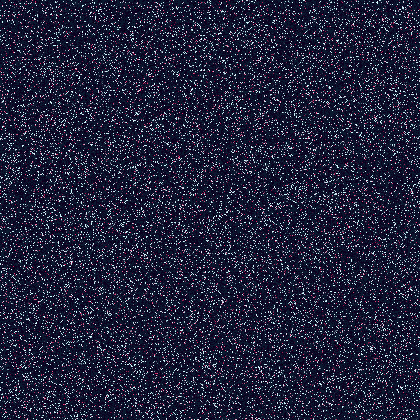
#> input picture assets/your-photo-animated.gif, 420 x 420 px
$ python make_portrait_gif.py ../assets/your-photo-animated.gif
#> lines starting #> are read from the running program, lines starting #| are printed output that depends on the picture
import argparse
import random
from pathlib import Path

from PIL import Image, ImageDraw, ImageOps


SIZE = 420
PIXEL_SIZE = 1
FRAME_COUNT = 18
FRAME_DURATION_MS = 75
HOLD_DURATION_MS = 1500
BACKGROUND = (10, 25, 47)


def build_frames(source: Path) -> list[Image.Image]:
    with Image.open(source) as image:
#> image is the input picture: PIL image 420x420 P; mean R, G, B 32.1, 33, 58.4
        image = ImageOps.fit(
            image.convert("RGB"),
            (SIZE, SIZE),
            method=Image.Resampling.LANCZOS,
            centering=(0.5, 0.4),
        )
    palette_source = Image.new("RGB", (SIZE * 2, SIZE), BACKGROUND)
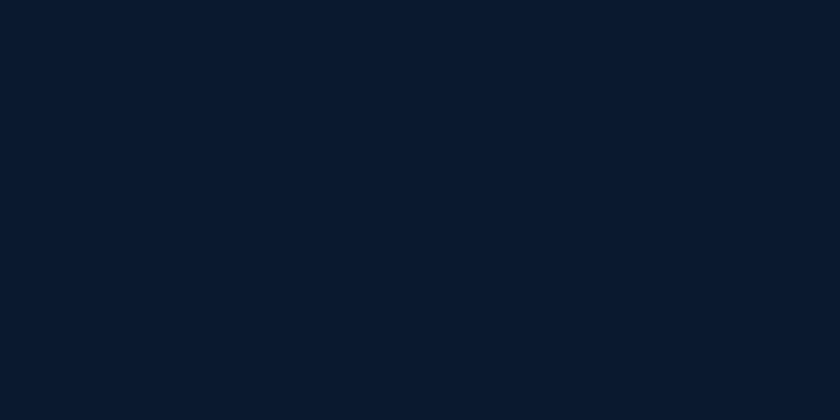
#> palette_source: PIL image 840x420 RGB; mean R, G, B 10, 25, 47
    palette_source.paste(image, (SIZE, 0))
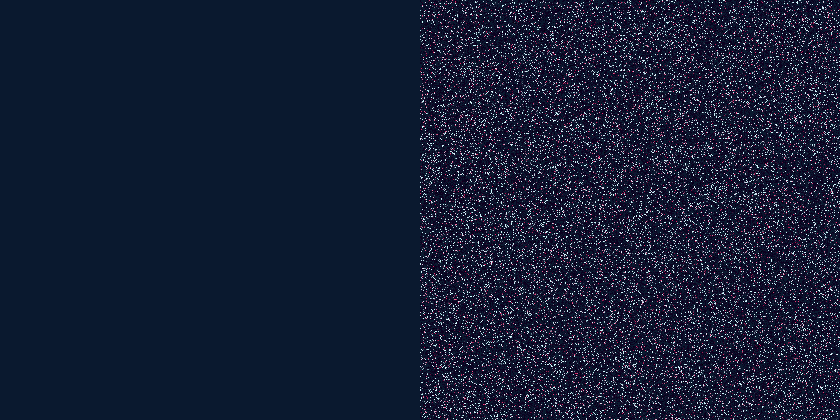
#> palette_source: PIL image 840x420 RGB; mean R, G, B 21, 29, 52.7
    palette = palette_source.quantize(colors=256, method=Image.Quantize.MEDIANCUT)
    rng = random.Random(29)
    pixels = []
    for y in range(0, SIZE, PIXEL_SIZE):
        for x in range(0, SIZE, PIXEL_SIZE):
            pixels.append(
                (
                    x,
                    y,
                    rng.uniform(-SIZE * 0.15, SIZE * 1.15),
                    rng.uniform(-SIZE * 0.15, SIZE * 1.15),
                    image.getpixel((x, y)),
                )
            )
#> after the loop, pixels = 176400 items

    frames = []
    for frame_index in range(FRAME_COUNT):
        progress = (frame_index + 1) / FRAME_COUNT
        eased_progress = 1 - (1 - progress) ** 3
        frame = Image.new("RGB", (SIZE, SIZE), BACKGROUND)
        draw = ImageDraw.Draw(frame)
        for x, y, start_x, start_y, color in pixels:
            pixel_x = round(start_x + (x - start_x) * eased_progress)
            pixel_y = round(start_y + (y - start_y) * eased_progress)
            draw.rectangle(
                (pixel_x, pixel_y, pixel_x + PIXEL_SIZE - 1, pixel_y + PIXEL_SIZE - 1),
                fill=color,
            )

        frames.append(frame.quantize(palette=palette, dither=Image.Dither.NONE))
#> this loop made 18 passes
#> pass 1, in build_frames, `frame = Image.new("RGB", (SIZE, SIZE), BACKGROUND)`:
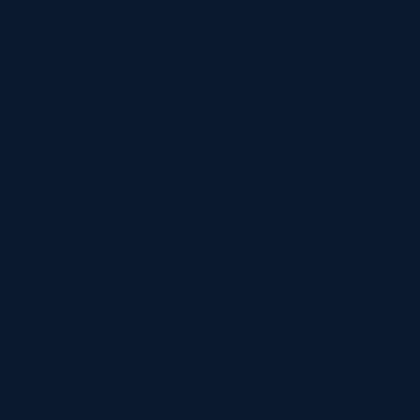
#> frame: PIL image 420x420 RGB; mean R, G, B 10, 25, 47
#> after the loop, frames = 18 items

    return frames


def main() -> None:
    parser = argparse.ArgumentParser(
        description="Create a looping fine-pixel assembly GIF from a portrait photo."
    )
    parser.add_argument("photo", type=Path, help="Path to a JPG, PNG, or other Pillow-readable photo")
    parser.add_argument(
        "--output",
        type=Path,
        default=Path("assets/your-photo-animated.gif"),
        help="Output GIF path (default: assets/your-photo-animated.gif)",
    )
    args = parser.parse_args()

    if not args.photo.is_file():
        parser.error(f"photo not found: {args.photo}")

    frames = build_frames(args.photo)
#> frames = 18 items
    args.output.parent.mkdir(parents=True, exist_ok=True)
    frames[0].save(
        args.output,
        save_all=True,
        append_images=frames[1:],
        duration=[FRAME_DURATION_MS] * (len(frames) - 1) + [HOLD_DURATION_MS],
        loop=0,
        optimize=True,
        disposal=1,
    )
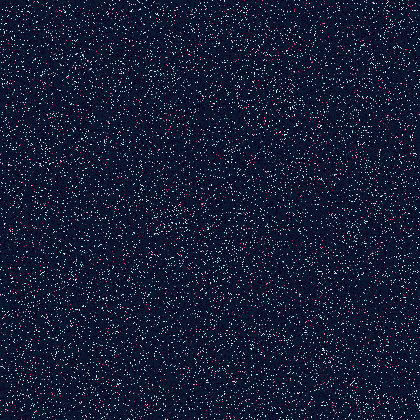
#> saved as your-photo-animated.gif: PIL image 420x420 P; mean R, G, B 22.3, 29.4, 53.3
    print(
        f"Wrote {args.output} ({len(frames)} frames, "
        f"{PIXEL_SIZE}px photo pixels, looping)"
    )
#| Wrote assets/your-photo-animated.gif (18 frames, 1px photo pixels, looping)


if __name__ == "__main__":
    main()
